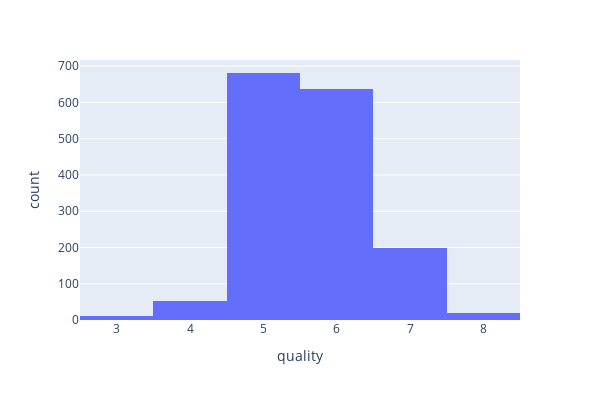

The notebook cell saved with this chart:
### Markdown cell above
### Histogram

### Code cell
fig = px.histogram(df, x="quality",width=600, 
             height=400)
fig.show()

### Figure 1 — Plotly figure (JSON) as saved in the notebook; plotly's stock layout.template omitted (floating-point values rounded to 4 significant figures; data arrays with more than 128 entries replaced by an {"elided": "..."} marker saying what was removed)
{"data": [{"alignmentgroup": "True", "bingroup": "x", "hoverlabel": {"namelength": 0}, "hovertemplate": "quality=%{x}<br>count=%{y}", "legendgroup": "", "marker": {"color": "#636efa"}, "name": "", "offsetgroup": "", "orientation": "v", "showlegend": false, "type": "histogram", "x": {"elided": "1599 int values"}, "xaxis": "x", "yaxis": "y"}], "layout": {"barmode": "relative", "height": 400, "legend": {"tracegroupgap": 0}, "margin": {"t": 60}, "width": 600, "xaxis": {"anchor": "y", "domain": [0, 1], "title": {"text": "quality"}}, "yaxis": {"anchor": "x", "domain": [0, 1], "title": {"text": "count"}}}}
